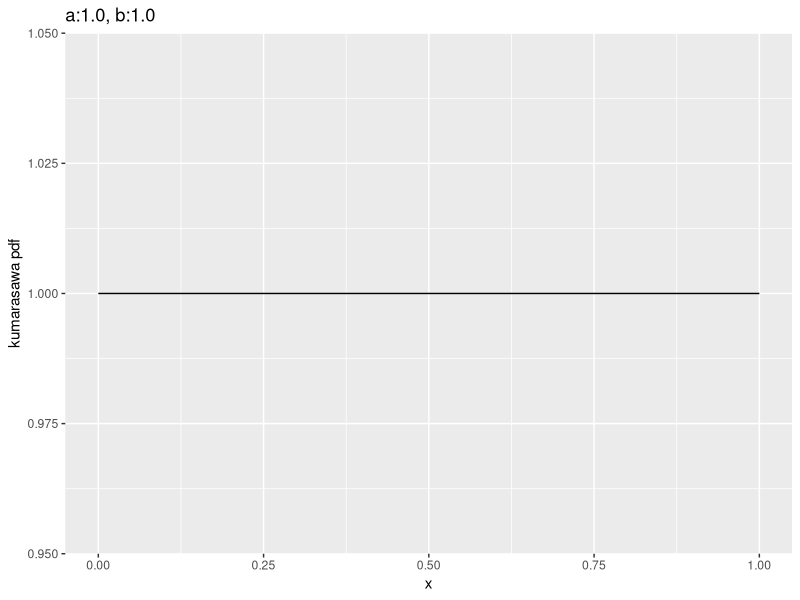
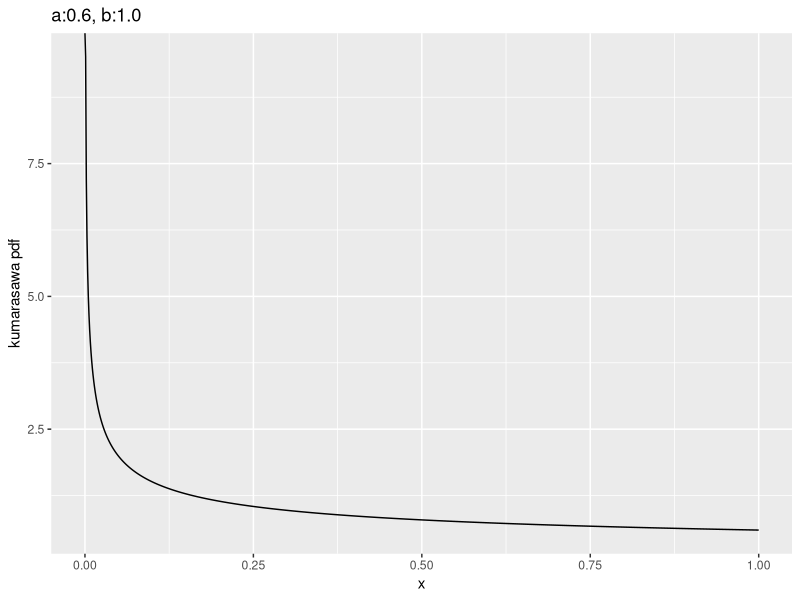
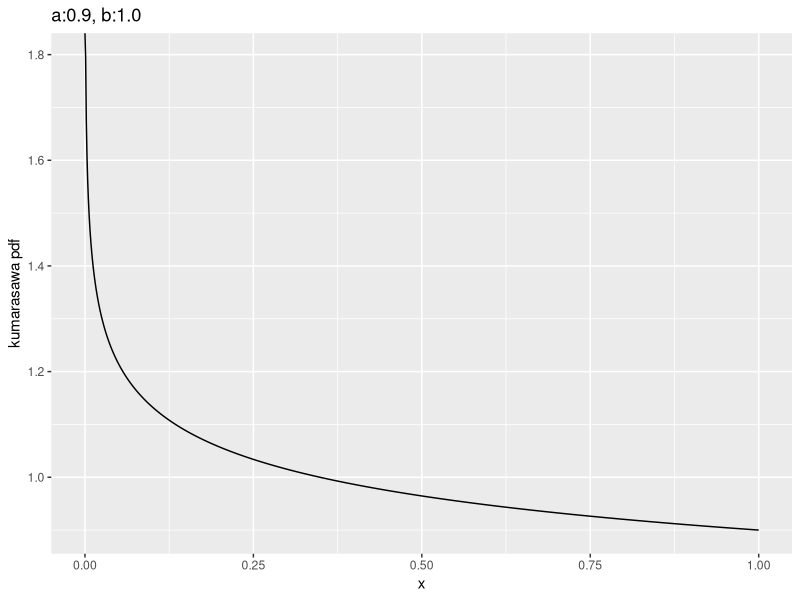
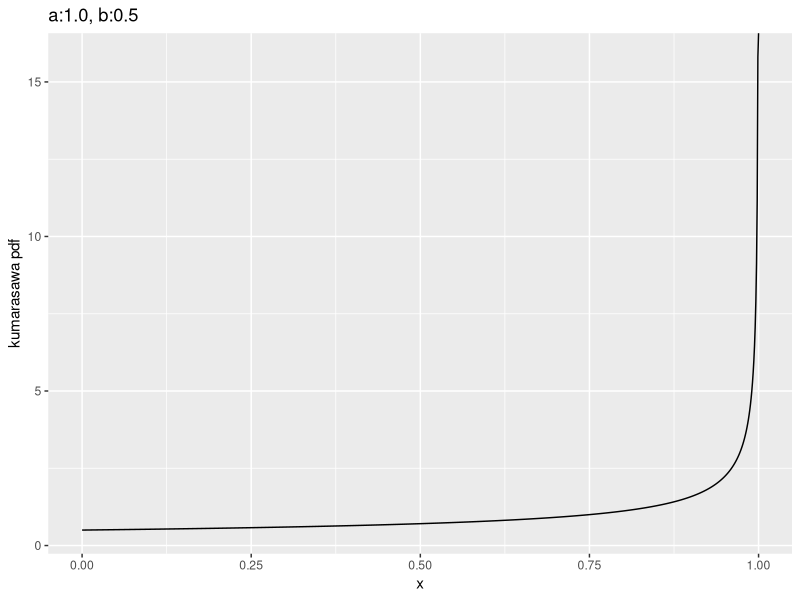
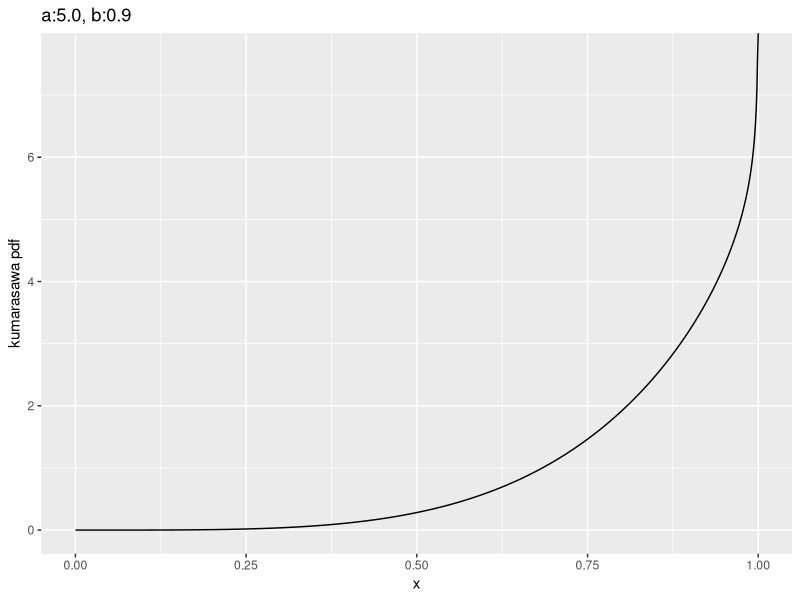
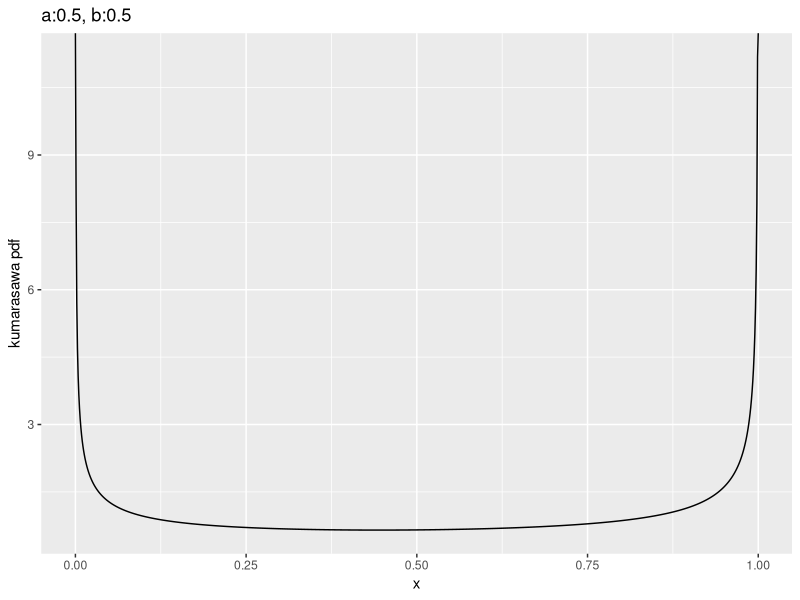
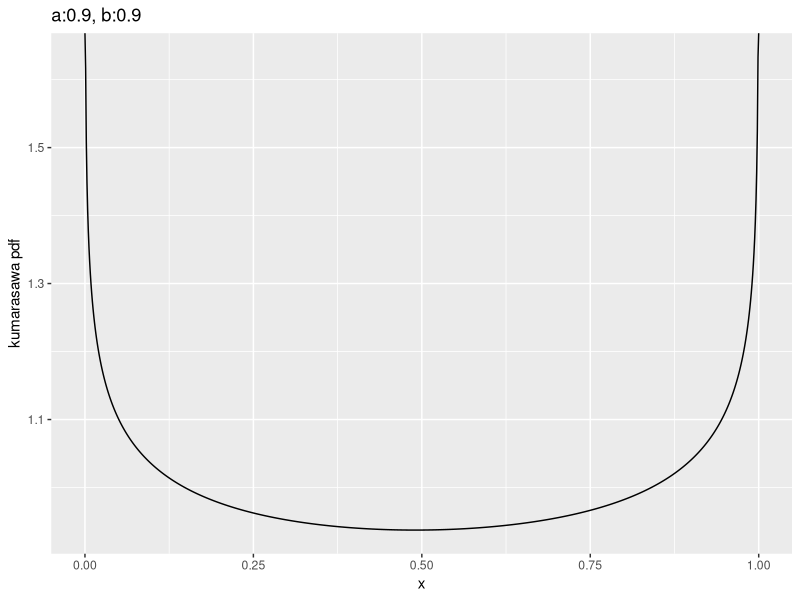
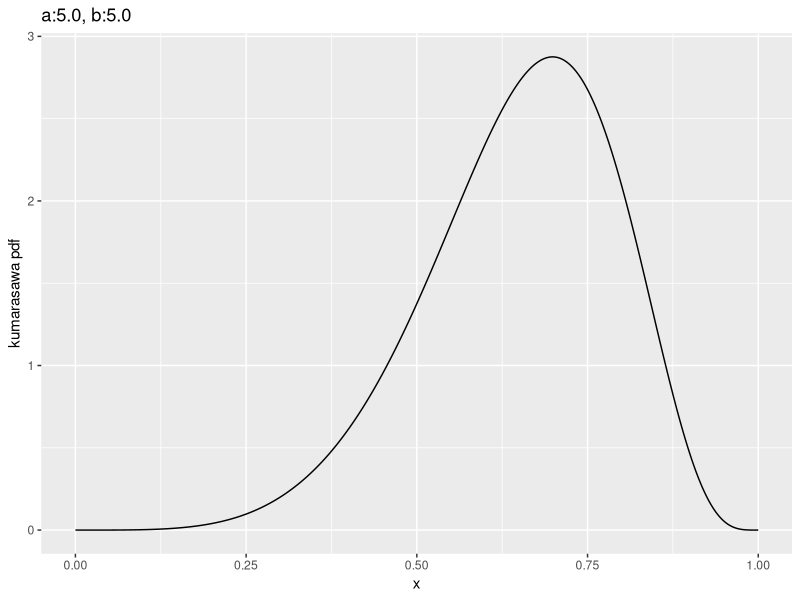

R code for these plots, in order: (Note: this script raises an error after producing the figures.)
library(tidyverse)
library(ggpubr)
library(ordinal)
library(optimx)
library(stats)

# ToDo
# [x] Describe all initial parameters 
# [x] Use multiple parameter estimation
# [x] Generate all functions or aggregate them to smaller number of functions 
# [] Add some final estimation, so the metric is not compared directly with MOS but some waited metric
# [] Run the code for testing -> make it simple to run it both on assumptions and 1204

# reading data ===================================
# setwd("./4phase_real_analysis/")
data_by_weeks_1204 <- read_csv("phase4_current_results_p1204.csv", col_types = "ffnnnnnnnnnnncc")
data_by_weeks <- read_csv("phase4_current_results.csv", col_types = "ffnnnnnnnnnnncc")

# Different classes of weighting functions ============================
kumaraswamy_pdf <- function(x, a, b){
  a * b * x^(a - 1) * (1 - x^a)^(b - 1)
}
kumaraswamy_cdf <- function(x, a, b){
  1 - (1 - x^a)^b
}
kumaraswamy_rev_cdf <- function(x, a, b){
  (1 - x^a)^b
}

x <- seq(0, 1, by=0.001)
kum_par_pdf <- c(1,1, 0.6,1, 0.9,1, 1,0.5, 5,0.9, 0.5,0.5, 0.9,0.9, 5,5, 3,6, 2,6)
dim(kum_par_pdf) <- c(2, 10)
kum_par_pdf <- t(kum_par_pdf)
colnames(kum_par_pdf) <- c("a", "b")
for (i in 1:nrow(kum_par_pdf)){
  p <- ggplot(NULL, 
              aes(x, kumaraswamy_pdf(x, kum_par_pdf[i,"a"], kum_par_pdf[i, "b"]))) + 
      geom_line() +
      labs(x="x", y="kumarasawa pdf", 
           title=sprintf("a:%.1f, b:%.1f", kum_par_pdf[i, "a"], kum_par_pdf[i, "b"]))
  print(p)
}

kum_par_cdf <- c(1,1, 0.6,1, 0.9,1, 1,0.5, 5,0.9, 0.5,0.5, 0.9,0.9, 5,5, 3,6, 2,6)
dim(kum_par_cdf) <- c(2, 10)
kum_par_cdf <- t(kum_par_cdf)
colnames(kum_par_cdf) <- c("a", "b")
for (i in 1:nrow(kum_par_cdf)){
  p <- ggplot(NULL, 
              aes(x, kumaraswamy_cdf(x, kum_par_cdf[i,"a"], kum_par_cdf[i, "b"]))) + 
    geom_line() +
    labs(x="x", y="kumarasawa cdf", 
         title=sprintf("a:%.1f, b:%.1f", kum_par_pdf[i, "a"], kum_par_pdf[i, "b"]))
  print(p)
}

ggplot(NULL, aes(x, kumaraswamy_cdf(x, 1, 1))) + geom_line()
ggplot(NULL, aes(x, kumaraswamy_cdf(x, 1, 0.5))) + geom_line()
ggplot(NULL, aes(x, kumaraswamy_cdf(x, 0.5, 1))) + geom_line()
ggplot(NULL, aes(x, kumaraswamy_cdf(x, 3, 6))) + geom_line()
ggplot(NULL, aes(x, kumaraswamy_cdf(x, 0.4, 0.4))) + geom_line()

ggplot(NULL, aes(x, kumaraswamy_rev_cdf(x, 1, 1))) + geom_line()
ggplot(NULL, aes(x, kumaraswamy_rev_cdf(x, 1, 0.5))) + geom_line()
ggplot(NULL, aes(x, kumaraswamy_rev_cdf(x, 0.5, 1))) + geom_line()
ggplot(NULL, aes(x, kumaraswamy_rev_cdf(x, 3, 6))) + geom_line()
ggplot(NULL, aes(x, kumaraswamy_rev_cdf(x, 0.4, 0.4))) + geom_line()
# I finally decided to use starting points from pdf for all cases, they are not perfec but ok


# Modeling - simple mean ===========================
f_mean <- function(x) {
  tmp <- x[,1]
  tmp[is.na(x[,1])] <- 0
  norm <- rep(1, nrow(x))
  norm[is.na(x[,1])] <- 0
  for (i in c(2:6)){
    tmp_norm <- rep(1, nrow(x))
    tmp_norm[is.na(x[,i])] <- 0
    norm <- norm + tmp_norm
    tmp_na <- x[,i]
    tmp_na[is.na(tmp_na)] <- 0
    tmp <- tmp + tmp_na
  }
  return(tmp / norm)
}

data_by_weeks$f_mean = f_mean(as.matrix(data_by_weeks[,c("mo", "tu", "we", "th", "fr", "sa")]))
data_by_weeks_1204$f_mean = f_mean(as.matrix(data_by_weeks_1204[,c("mo", "tu", "we", "th", "fr", "sa")]))

data_by_weeks %>%
  filter(n == 7) %>%
  group_by(week) %>% 
  dplyr::summarize(n_votes = n(), mos_real = mean(q2, na.rm = TRUE), 
                   mos_k = mean(f_mean, na.rm = TRUE), 
                   sd_real = sd(q2, na.rm = TRUE), 
                   sd_k = sd(f_mean, na.rm = TRUE)) %>%
  ggplot(aes(week, mos_real)) + 
  geom_errorbar(aes(ymin = mos_real - 1.96*sd_real/sqrt(n_votes), 
                    ymax = mos_real + 1.96*sd_real/sqrt(n_votes))) + 
  geom_point(aes(week, mos_k), color = 'blue')
data_by_weeks %>%
  select(-q4) %>%
  replace(is.na(.), 0) %>%
  mutate(week_private = mo*10^5+tu*10^4+we*10^3+th*10^2+fr*10+sa) %>%
  group_by(week_private) %>% 
  dplyr::summarize(n_votes = n(), mos_real = mean(q2, na.rm = TRUE), 
                   mos_k = mean(f_mean, na.rm = TRUE), 
                   sd_real = sd(q2, na.rm = TRUE), 
                   sd_k = sd(f_mean, na.rm = TRUE)) %>%
  ggplot(aes(mos_k, mos_real)) + 
  geom_errorbar(aes(ymin = mos_real - 1.96*sd_real/sqrt(n_votes), 
                    ymax = mos_real + 1.96*sd_real/sqrt(n_votes)))
data_by_weeks %>%
  select(-q4) %>%
  replace(is.na(.), 0) %>%
  mutate(week_private = mo*10^5+tu*10^4+we*10^3+th*10^2+fr*10+sa) %>%
  group_by(week_private) %>% 
  dplyr::summarize(n_votes = n(), mos_real = mean(q2, na.rm = TRUE), 
                   mos_k = mean(f_mean, na.rm = TRUE), 
                   sd_real = sd(q2, na.rm = TRUE), 
                   sd_k = sd(f_mean, na.rm = TRUE)) %>%
  ggplot(aes(mos_k, mos_real, color = log10(n_votes))) + 
  geom_point() +
  geom_smooth(colour = "green", alpha = 0.1) +
  geom_smooth(method = "lm") +
  stat_cor()
data_by_weeks %>%
  filter(n == 7) %>%
  select(-q4) %>%
  replace(is.na(.), 0) %>%
  mutate(week_private = mo*10^5+tu*10^4+we*10^3+th*10^2+fr*10+sa) %>%
  group_by(week_private) %>% 
  dplyr::summarize(n_votes = n(), mos_real = mean(q2, na.rm = TRUE), 
                   mos_k = mean(f_mean, na.rm = TRUE), 
                   sd_real = sd(q2, na.rm = TRUE), 
                   sd_k = sd(f_mean, na.rm = TRUE)) %>%
  ggplot(aes(mos_k, mos_real, color = n_votes)) + 
  geom_point() +
  geom_smooth(colour = "green", alpha = 0.1) +
  geom_smooth(method = "lm") +
  stat_cor()

data_by_weeks_1204 %>%
  filter(n == 7) %>%
  group_by(week) %>% 
  dplyr::summarize(n_votes = n(), mos_real = mean(q2, na.rm = TRUE), 
                   mos_k = mean(f_mean, na.rm = TRUE), 
                   sd_real = sd(q2, na.rm = TRUE), 
                   sd_k = sd(f_mean, na.rm = TRUE)) %>%
  ggplot(aes(week, mos_real)) + 
  geom_errorbar(aes(ymin = mos_real - 1.96*sd_real/sqrt(n_votes), 
                    ymax = mos_real + 1.96*sd_real/sqrt(n_votes))) + 
  geom_point(aes(week, mos_k), color = 'blue')
data_by_weeks_1204 %>%
  select(-q4) %>%
  replace(is.na(.), 0) %>%
  mutate(week_private = mo*10^5+tu*10^4+we*10^3+th*10^2+fr*10+sa) %>%
  group_by(week_private) %>% 
  dplyr::summarize(n_votes = n(), mos_real = mean(q2, na.rm = TRUE), 
                   mos_k = mean(f_mean, na.rm = TRUE), 
                   sd_real = sd(q2, na.rm = TRUE), 
                   sd_k = sd(f_mean, na.rm = TRUE)) %>%
  ggplot(aes(mos_k, mos_real)) + 
  geom_errorbar(aes(ymin = mos_real - 1.96*sd_real/sqrt(n_votes), 
                    ymax = mos_real + 1.96*sd_real/sqrt(n_votes)))
data_by_weeks_1204 %>%
  select(-q4) %>%
  replace(is.na(.), 0) %>%
  mutate(week_private = mo*10^5+tu*10^4+we*10^3+th*10^2+fr*10+sa) %>%
  group_by(week_private) %>% 
  dplyr::summarize(n_votes = n(), mos_real = mean(q2, na.rm = TRUE), 
                   mos_k = mean(f_mean, na.rm = TRUE), 
                   sd_real = sd(q2, na.rm = TRUE), 
                   sd_k = sd(f_mean, na.rm = TRUE)) %>%
  ggplot(aes(mos_k, mos_real, color = log10(n_votes))) + 
  geom_point() +
  geom_smooth(colour = "green", alpha = 0.1) +
  geom_smooth(method = "lm") +
  stat_cor()

# optimalization ======================
data_by_weeks$os <- factor(data_by_weeks$q2, ordered = TRUE, 
                           levels = c(1, 2, 3, 4, 5))

steps <- c(0.01, 0.2, 0.4, 0.6, 0.8, 0.99)

f_kum <- function(x, steps, a, b, func) {
  norm_vec <- t(replicate(nrow(x), func(steps, a, b)))
  norm_vec[is.na(x)] <- 0
  rowSums(x * norm_vec, na.rm = TRUE) / rowSums(norm_vec)
}

objective_fun <- function(params, df, steps, func) {
  a <- params[1]
  b <- params[2]
  
  df$tmp <- f_kum(as.matrix(df[,c("mo", "tu", "we", "th", "fr", "sa")]), 
                        steps, a, b, func)
  
  model <- clm(os ~ tmp, data = df, family = "binomial")  
  
  return(AIC(model))  
}

best_AIC <- 10^9
opt_param <- 0
opt_shape <- "none"
func_list <- list(
  kumaraswamy_pdf = kumaraswamy_pdf,
  kumaraswamy_cdf = kumaraswamy_cdf,
  kumaraswamy_rev_cdf = kumaraswamy_rev_cdf
)
for (func_name in names(func_list)){
  func <- func_list[[func_name]]
  print(func_name)
  for (i in 1:nrow(kum_par_pdf)){
    init_params <- kum_par_pdf[i,]
    lower_bounds <- c(0.00001, 0.00001)
    opt_data <- data_by_weeks %>%
      filter(n == 7)
    
    opt_result <- optimx(init_params, objective_fun, method="L-BFGS-B", 
                         lower=lower_bounds, df = opt_data, steps = steps, 
                         func = func)
    
    best_params <- opt_result
    print(best_params)
    if (best_params$value < best_AIC)
    {
      best_AIC <- best_params$value
      opt_param <- best_params
      opt_shape <- func_name
      opt_func <- func
    }
  }
}

data_by_weeks$f_best_fun <- f_kum(as.matrix(
  data_by_weeks[,c("mo", "tu", "we", "th", "fr", "sa")]), 
  steps, opt_param$a, opt_param$b, opt_func)

x = seq(0.001, 0.999, by = 0.001)
ggplot(NULL, aes(steps, opt_func(steps, opt_param$a, opt_param$b))) + 
  geom_point() +
  geom_line(aes(x, opt_func(x, opt_param$a, opt_param$b)))

model <- clm(os ~ f_best_fun, data = data_by_weeks, family = "binomial")
summary(model)
model2 <- clm(os ~ f_mean, data = data_by_weeks, family = "binomial")
summary(model2)

data_by_weeks %>%
  filter(n == 7) %>%
  group_by(week) %>%
  dplyr::summarize(mos = mean(q2), f_best_fun = mean(f_best_fun), n = n()) %>%
  ggscatter(x = "f_best_fun", y = "mos",
            add = "reg.line",  # Add regression line
            add.params = list(color = "blue", fill = "lightgray"), # Customize reg. line
            conf.int = TRUE # Add confidence interval
  ) + 
  stat_cor(method = "pearson", label.x = 2.5, label.y = 5)

data_by_weeks %>%
  filter(n == 7) %>%
  group_by(week) %>%
  dplyr::summarize(mos = mean(q2), f_mean = mean(f_mean), n = n()) %>%
  ggscatter(x = "f_mean", y = "mos",
            add = "reg.line",  # Add regression line
            add.params = list(color = "blue", fill = "lightgray"), # Customize reg. line
            conf.int = TRUE # Add confidence interval
  ) + 
  stat_cor(method = "pearson", label.x = 2.5, label.y = 5)

data_plot <- data_by_weeks %>%
  mutate(metric_cat = floor(10*(f_best_fun - 1))) %>%
  group_by(metric_cat) %>%
  dplyr::summarize(mos = mean(q2), f_best_fun = mean(f_best_fun), n = n())
correlation_value <- cov.wt(data_plot[,c("f_best_fun", "mos")], 
                            wt = data_plot$n, cor = TRUE)$cor[1,2]
data_plot %>%
  ggplot(aes(f_best_fun, mos, color = n)) + 
    geom_point() +
    geom_smooth(method = "lm", mapping = aes(weight = n)) + 
    annotate("text", x = 2.5, y = 4.5, 
           label = paste("R = ", round(correlation_value, 3)), 
           hjust = 1, vjust = 1, size = 5, 
           color = "blue")

data_plot <- data_by_weeks %>%
  mutate(metric_cat = floor(10*(f_mean - 1))) %>%
  group_by(metric_cat) %>%
  dplyr::summarize(mos = mean(q2), f_mean = mean(f_mean), n = n())
correlation_value <- cov.wt(data_plot[,c("f_mean", "mos")], 
                            wt = data_plot$n, cor = TRUE)$cor[1,2]
data_plot %>%
  ggplot(aes(f_mean, mos, color = n)) + 
  geom_point() +
  geom_smooth(method = "lm", mapping = aes(weight = n)) + 
  annotate("text", x = 2.5, y = 4.5, 
           label = paste("R = ", round(correlation_value, 3)), 
           hjust = 1, vjust = 1, size = 5, 
           color = "blue")


data_by_weeks %>%
  select(-q4) %>%
  replace(is.na(.), 0) %>%
  mutate(week_private = mo*10^5+tu*10^4+we*10^3+th*10^2+fr*10+sa) %>%
  group_by(week_private) %>%
  dplyr::summarize(mos = mean(q2), f_param = mean(f_param), n = n(), week_private = week_private) %>%
  ggscatter(x = "f_param", y = "mos",
            add = "reg.line",  # Add regression line
            add.params = list(color = "blue", fill = "lightgray"), # Customize reg. line
            conf.int = TRUE # Add confidence interval
  ) + 
  stat_cor(method = "pearson", label.x = 2.5, label.y = 5)

ggplot(NULL, aes(steps, kumaraswamy_cdf(steps, opt_param$a, opt_param$b))) + 
  geom_point() +
  geom_line(aes(x, kumaraswamy_cdf(x, opt_param$a, opt_param$b))) + 
  geom_line(aes(x, kumaraswamy_pdf(x, 1.166567, 0.8986457)/
                  max(kumaraswamy_pdf(x, 1.166567, 0.8986457)), color = "red")) +
  geom_line(aes(x, kumaraswamy_rev_cdf(x, 485.9165, 1e-05)/
                  max(kumaraswamy_rev_cdf(x, 485.9165, 1e-05))), color = "green")
  
ggplot(NULL, aes(steps, kumaraswamy_cdf(steps, 0.1389325, 0.6026184))) + 
  geom_point() +
  geom_line(aes(x, kumaraswamy_cdf(x, 0.1389325, 0.6026184))) + 
  geom_line(aes(x, kumaraswamy_pdf(x, 1.191867, 0.9646137)/
                  max(kumaraswamy_pdf(x, 1.191867, 0.9646137)), color = "red")) +
  geom_line(aes(x, kumaraswamy_rev_cdf(x, 519.4777, 1e-05)/
                  max(kumaraswamy_rev_cdf(x, 519.4777, 1e-05))), color = "green")


# other fuctions ===========

f_lin_last <- function(x) {
  norm <- rep(1, nrow(x))
  norm[is.na(x[,1])] <- 0
  tmp <- x[,1]
  tmp[is.na(x[,1])] <- 0
  tmp <- tmp * norm
  for (i in c(2:6)){
    tmp_norm <- rep(i, nrow(x))
    tmp_norm[is.na(x[,i])] <- 0
    norm <- norm + tmp_norm
    tmp_na <- x[,i]
    tmp_na[is.na(tmp_na)] <- 0
    tmp <- tmp + tmp_na * tmp_norm
  }
  return(tmp / norm)
}

f_lin_first <- function(x) {
  norm <- rep(6, nrow(x))
  norm[is.na(x[,1])] <- 0
  tmp <- x[,1]
  tmp[is.na(x[,1])] <- 0
  tmp <- tmp * norm
  for (i in c(2:6)){
    tmp_norm <- rep(7-i, nrow(x))
    tmp_norm[is.na(x[,i])] <- 0
    norm <- norm + tmp_norm
    tmp_na <- x[,i]
    tmp_na[is.na(tmp_na)] <- 0
    tmp <- tmp + tmp_na * tmp_norm
  }
  return(tmp / norm)
}

f_lin_ends <- function(x) {
  norm <- rep(3, nrow(x))
  norm[is.na(x[,1])] <- 0
  tmp <- x[,1]
  tmp[is.na(x[,1])] <- 0
  tmp <- tmp * norm
  for (i in c(2:6)){
    tmp_norm <- rep(ceiling(abs(3.5 - i)), nrow(x))
    tmp_norm[is.na(x[,i])] <- 0
    norm <- norm + tmp_norm
    tmp_na <- x[,i]
    tmp_na[is.na(tmp_na)] <- 0
    tmp <- tmp + tmp_na * tmp_norm
  }
  return(tmp / norm)
}

# Modeling =========================









data_by_weeks$f_lin_last = f_lin_last(as.matrix(data_by_weeks[,c("mo", "tu", "we", "th", "fr", "sa")]))

data_by_weeks$f_lin_first = f_lin_first(as.matrix(data_by_weeks[,c("mo", "tu", "we", "th", "fr", "sa")]))
data_by_weeks$f_lin_ends = f_lin_ends(as.matrix(data_by_weeks[,c("mo", "tu", "we", "th", "fr", "sa")]))

data_by_weeks$res_mean <- data_by_weeks$f_mean - data_by_weeks$q2
data_by_weeks$res_last <-data_by_weeks$f_lin_last - data_by_weeks$q2
data_by_weeks$res_first <-data_by_weeks$f_lin_first - data_by_weeks$q2
data_by_weeks$res_ends <-data_by_weeks$f_lin_ends - data_by_weeks$q2



d_mos_full_k <- data_by_weeks %>% filter(n == 7)  %>% 
  group_by(week) %>% 
  dplyr::summarize(n_votes = n(), mos_real = mean(q2, na.rm = TRUE), mos_k = mean(f_param, na.rm = TRUE), sd_real = sd(q2, na.rm = TRUE), sd_k = sd(f_param, na.rm = TRUE))

d_mos_full_k$diff <- d_mos_full_k$mos_real - d_mos_full_k$mos_k




data_by_weeks %>%
  filter(n == 7) %>%
  mutate(week_private = mo*10^5+tu*10^4+we*10^3+th*10^2+fr*10+sa) %>%
  group_by(week_private) %>%
  dplyr::summarize(mos = mean(q2), f_mean = mean(f_mean)) %>%
  ggscatter(x = "f_mean", y = "mos",
            add = "reg.line",  # Add regressin line
            add.params = list(color = "blue", fill = "lightgray"), # Customize reg. line
            conf.int = TRUE # Add confidence interval
  ) + 
  stat_cor(method = "pearson", label.x = 2.5, label.y = 5)

data_by_weeks %>%
  filter(n == 7) %>%
  mutate(week_private = mo*10^5+tu*10^4+we*10^3+th*10^2+fr*10+sa) %>%
  group_by(week_private) %>%
  dplyr::summarize(mos = mean(q2), f_lin_last = mean(f_lin_last)) %>%
  ggscatter(x = "f_lin_last", y = "mos",
            add = "reg.line",  # Add regressin line
            add.params = list(color = "blue", fill = "lightgray"), # Customize reg. line
            conf.int = TRUE # Add confidence interval
  ) + 
  stat_cor(method = "pearson", label.x = 2.5, label.y = 5)

data_by_weeks %>%
  filter(n == 7) %>%
  mutate(week_private = mo*10^5+tu*10^4+we*10^3+th*10^2+fr*10+sa) %>%
  group_by(week_private) %>%
  dplyr::summarize(mos = mean(q2), f_lin_first = mean(f_lin_first)) %>%
  ggscatter(x = "f_lin_first", y = "mos",
            add = "reg.line",  # Add regressin line
            add.params = list(color = "blue", fill = "lightgray"), # Customize reg. line
            conf.int = TRUE # Add confidence interval
  ) + 
  stat_cor(method = "pearson", label.x = 2.5, label.y = 5)

data_by_weeks %>%
  filter(n == 7) %>%
  mutate(week_private = mo*10^5+tu*10^4+we*10^3+th*10^2+fr*10+sa) %>%
  group_by(week_private) %>%
  dplyr::summarize(mos = mean(q2), f_lin_ends = mean(f_lin_ends)) %>%
  ggscatter(x = "f_lin_ends", y = "mos",
            add = "reg.line",  # Add regressin line
            add.params = list(color = "blue", fill = "lightgray"), # Customize reg. line
            conf.int = TRUE # Add confidence interval
  ) + 
  stat_cor(method = "pearson", label.x = 2.5, label.y = 5)

data_by_weeks %>%
  select(-q4) %>%
  replace(is.na(.), 0) %>%
  mutate(week_private = mo*10^5+tu*10^4+we*10^3+th*10^2+fr*10+sa) %>%
  group_by(week_private) %>%
  dplyr::summarize(mos = mean(q2), f_mean = mean(f_mean), n = n()) %>%
  ggscatter(x = "f_mean", y = "mos",
            add = "reg.line",  # Add regressin line
            add.params = list(color = "blue", fill = "lightgray"), # Customize reg. line
            conf.int = TRUE # Add confidence interval
  ) + 
  stat_cor(method = "pearson", label.x = 2.5, label.y = 5)

data_by_weeks %>%
  select(-q4) %>%
  replace(is.na(.), 0) %>%
  mutate(week_private = mo*10^5+tu*10^4+we*10^3+th*10^2+fr*10+sa) %>%
  group_by(week_private) %>%
  dplyr::summarize(mos = mean(q2), f_lin_last = mean(f_lin_last), n = n()) %>%
  ggscatter(x = "f_lin_last", y = "mos",
            add = "reg.line",  # Add regressin line
            add.params = list(color = "blue", fill = "lightgray"), # Customize reg. line
            conf.int = TRUE # Add confidence interval
  ) + 
  stat_cor(method = "pearson", label.x = 2.5, label.y = 5)

data_by_weeks %>%
  select(-q4) %>%
  replace(is.na(.), 0) %>%
  mutate(week_private = mo*10^5+tu*10^4+we*10^3+th*10^2+fr*10+sa) %>%
  group_by(week_private) %>%
  dplyr::summarize(mos = mean(q2), f_lin_first = mean(f_lin_first), n = n()) %>%
  ggscatter(x = "f_lin_first", y = "mos",
            add = "reg.line",  # Add regressin line
            add.params = list(color = "blue", fill = "lightgray"), # Customize reg. line
            conf.int = TRUE # Add confidence interval
  ) + 
  stat_cor(method = "pearson", label.x = 2.5, label.y = 5)

data_by_weeks %>%
  select(-q4) %>%
  replace(is.na(.), 0) %>%
  mutate(week_private = mo*10^5+tu*10^4+we*10^3+th*10^2+fr*10+sa) %>%
  group_by(week_private) %>%
  dplyr::summarize(mos = mean(q2), f_lin_ends = mean(f_lin_ends), n = n()) %>%
  ggscatter(x = "f_lin_ends", y = "mos",
            add = "reg.line",  # Add regressin line
            add.params = list(color = "blue", fill = "lightgray"), # Customize reg. line
            conf.int = TRUE # Add confidence interval
  ) + 
  stat_cor(method = "pearson", label.x = 2.5, label.y = 5)

#and taking into account number of votes


data_by_weeks %>%
  select(-q4) %>%
  replace(is.na(.), 0) %>%
  mutate(week_private = mo*10^5+tu*10^4+we*10^3+th*10^2+fr*10+sa) %>%
  group_by(week_private) %>%
  dplyr::summarize(mos = mean(q2), f_mean = mean(f_mean), n = n(), week_private = week_private) %>%
  ggscatter(x = "f_mean", y = "mos",
            add = "reg.line",  # Add regressin line
            add.params = list(color = "blue", fill = "lightgray"), # Customize reg. line
            conf.int = TRUE # Add confidence interval
  ) + 
  stat_cor(method = "pearson", label.x = 2.5, label.y = 5)

data_by_weeks %>%
  select(-q4) %>%
  replace(is.na(.), 0) %>%
  mutate(week_private = mo*10^5+tu*10^4+we*10^3+th*10^2+fr*10+sa) %>%
  group_by(week_private) %>%
  dplyr::summarize(mos = mean(q2), f_lin_last = mean(f_lin_last), n = n(), week_private = week_private) %>%
  ggscatter(x = "f_lin_last", y = "mos",
            add = "reg.line",  # Add regressin line
            add.params = list(color = "blue", fill = "lightgray"), # Customize reg. line
            conf.int = TRUE # Add confidence interval
  ) + 
  stat_cor(method = "pearson", label.x = 2.5, label.y = 5)

data_by_weeks %>%
  select(-q4) %>%
  replace(is.na(.), 0) %>%
  mutate(week_private = mo*10^5+tu*10^4+we*10^3+th*10^2+fr*10+sa) %>%
  group_by(week_private) %>%
  dplyr::summarize(mos = mean(q2), f_lin_first = mean(f_lin_first), n = n(), week_private = week_private) %>%
  ggscatter(x = "f_lin_first", y = "mos",
            add = "reg.line",  # Add regressin line
            add.params = list(color = "blue", fill = "lightgray"), # Customize reg. line
            conf.int = TRUE # Add confidence interval
  ) + 
  stat_cor(method = "pearson", label.x = 2.5, label.y = 5)

data_by_weeks %>%
  select(-q4) %>%
  replace(is.na(.), 0) %>%
  mutate(week_private = mo*10^5+tu*10^4+we*10^3+th*10^2+fr*10+sa) %>%
  group_by(week_private) %>%
  dplyr::summarize(mos = mean(q2), f_lin_ends = mean(f_lin_ends), n = n(), week_private = week_private) %>%
  ggscatter(x = "f_lin_ends", y = "mos",
            add = "reg.line",  # Add regressin line
            add.params = list(color = "blue", fill = "lightgray"), # Customize reg. line
            conf.int = TRUE # Add confidence interval
  ) + 
  stat_cor(method = "pearson", label.x = 2.5, label.y = 5)



data_by_weeks$os <- factor(data_by_weeks$q2, ordered = TRUE, levels = c(1, 2, 3, 4, 5))

model_mean <- clm(os ~ f_mean, data = data_by_weeks, family = "binomial")
summary(model_mean)

model_lin_last <- clm(os ~ f_lin_last, data = data_by_weeks, family = "binomial")
summary(model_lin_last)

model_lin_first <- clm(os ~ f_lin_first, data = data_by_weeks, family = "binomial")
summary(model_lin_first)

model_lin_ends <- clm(os ~ f_lin_ends, data = data_by_weeks, family = "binomial")
summary(model_lin_ends)

model_lin_ends <- clm(os ~ f_mean + f_lin_last + f_lin_first + f_lin_ends, data = data_by_weeks, family = "binomial")
summary(model_lin_ends)

data_only_full <- data_by_weeks[data_by_weeks$n == 7,]

model_mean <- clm(os ~ f_mean, data = data_only_full, family = "binomial")
summary(model_mean)

model_lin_last <- clm(os ~ f_lin_last, data = data_only_full, family = "binomial")
summary(model_lin_last)

model_lin_first <- clm(os ~ f_lin_first, data = data_only_full, family = "binomial")
summary(model_lin_first)

model_lin_ends <- clm(os ~ f_lin_ends, data = data_only_full, family = "binomial")
summary(model_lin_ends)

model_lin_ends <- clm(os ~ f_mean + f_lin_last + f_lin_first + f_lin_ends, data = data_only_full, family = "binomial")
summary(model_lin_ends)

data_by_weeks <- data_by_weeks_1204

data_by_weeks$os <- factor(data_by_weeks$q2, ordered = TRUE, levels = c(1, 2, 3, 4, 5))


# steps <- c(0.1428571, 0.2857143, 0.4285714, 0.5714286, 0.7142857, 0.8571429)
steps <- c(0.01, 0.2, 0.4, 0.6, 0.8, 0.99)

f_param <- function(x, a, b) {
  norm_vec <- t(replicate(nrow(x), kumaraswa_den(steps, a, b)))
  norm = norm_vec[,1]
  norm[is.na(x[,1])] <- 0
  tmp <- x[,1]
  tmp[is.na(x[,1])] <- 0
  tmp <- tmp * norm
  for (i in c(2:6)){
    tmp_norm <- norm_vec[,i]
    tmp_norm[is.na(x[,i])] <- 0
    norm <- norm + tmp_norm
    tmp_na <- x[,i]
    tmp_na[is.na(tmp_na)] <- 0
    tmp <- tmp + tmp_na * tmp_norm
  }
  return(tmp / norm)
}

objective_fun <- function(params, df) {
  a <- params[1]
  b <- params[2]
  
  df$f_param <- f_param(as.matrix(df[,c("mo", "tu", "we", "th", "fr", "sa")]), a, b)
  
  model <- clm(os ~ f_param, data = df, family = "binomial")  
  
  return(AIC(model))  
}
init_params <- c(1.0, 1.0)
lower_bounds <- c(0.00001, 0.00001)
opt_data <- data_by_weeks %>%
  filter(n < 8)

opt_result <- optimx(init_params, objective_fun, method="L-BFGS-B", 
                     lower=lower_bounds, df = opt_data)

best_params <- opt_result
print(best_params)

plot(steps, kumaraswa_den(steps, best_params$p1, best_params$p2)/sum(kumaraswa_den(steps, best_params$p1, best_params$p2)))

data_by_weeks$f_param <- f_param(as.matrix(
  data_by_weeks[,c("mo", "tu", "we", "th", "fr", "sa")]), 
  best_params$p1, best_params$p2)

data_by_weeks %>%
  select(-q4) %>%
  replace(is.na(.), 0) %>%
  mutate(week_private = mo*10^5+tu*10^4+we*10^3+th*10^2+fr*10+sa) %>%
  group_by(week_private) %>%
  dplyr::summarize(mos = mean(q2), f_param = mean(f_param), n = n(), week_private = week_private) %>%
  ggscatter(x = "f_param", y = "mos",
            add = "reg.line",  # Add regression line
            add.params = list(color = "blue", fill = "lightgray"), # Customize reg. line
            conf.int = TRUE # Add confidence interval
  ) + 
  stat_cor(method = "pearson", label.x = 2.5, label.y = 5)

#comparing real MOS with modelled MOS for Kumaraswa

d_mos_k <- data_by_weeks %>%
  group_by(week) %>% 
  dplyr::summarize(n_votes = n(), mos_real = mean(q2, na.rm = TRUE), mos_k = mean(f_param, na.rm = TRUE), sd_real = sd(q2, na.rm = TRUE), sd_k = sd(f_param, na.rm = TRUE))

#and comparison when we only have full weeks

d_mos_full_k <- data_by_weeks %>% filter(n == 7)  %>% 
  group_by(week) %>% 
  dplyr::summarize(n_votes = n(), mos_real = mean(q2, na.rm = TRUE), mos_k = mean(f_param, na.rm = TRUE), sd_real = sd(q2, na.rm = TRUE), sd_k = sd(f_param, na.rm = TRUE))

d_mos_full_k$diff <- d_mos_full_k$mos_real - d_mos_full_k$mos_k

d_mos_full_k %>%
  ggplot(aes(week, mos_real)) + geom_errorbar(aes(ymin = mos_real - 1.96*sd_real/sqrt(n_votes), ymax = mos_real + 1.96*sd_real/sqrt(n_votes))) + geom_point(aes(week, mos_k), color = 'blue')

model <- clm(os ~ mo  + we + sa, data = data_by_weeks)
summary(model)

data_all_in <- data_by_weeks %>%
  filter(n == 7) %>%
  mutate(tu = tu + runif(n = 311, min = -0.3, max = 0.3)) %>%
  mutate(th = th + runif(n = 311, min = -0.3, max = 0.3)) %>%
  mutate(sa = sa + runif(n = 311, min = -0.3, max = 0.3)) 

model <- clm(os ~ mo + tu + we + th + fr + sa, data = data_all_in)
summary(model)

cor(data_all_in$mo, data_all_in$tu)

model_3var <- clm(os ~ tu + th + sa, data = data_all_in)
summary(model_3var)
AIC(model_3var)

data_all_in$test_var <- data_all_in$tu*0.506 + data_all_in$th*0.789 + data_all_in$sa*0.810
model_1var <- clm(os ~ test_var, data = data_all_in)
summary(model_1var)
AIC(model_1var)


data_all_in$test_var <- data_all_in$tu*1.506 + data_all_in$th*0.289 + data_all_in$sa*0.310
model_1var <- clm(os ~ test_var, data = data_all_in)
summary(model_1var)
AIC(model_1var)
